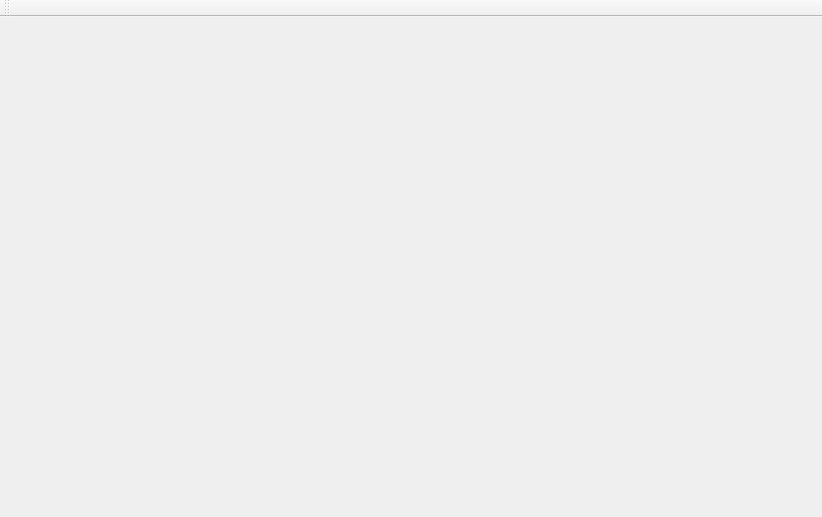
<?xml version="1.0" encoding="UTF-8"?>
<ui version="4.0">
 <class>RegionView</class>
 <widget class="QMainWindow" name="RegionView">
  <property name="geometry">
   <rect>
    <x>0</x>
    <y>0</y>
    <width>822</width>
    <height>517</height>
   </rect>
  </property>
  <property name="windowTitle">
   <string>RegionView</string>
  </property>
  <widget class="QWidget" name="centralWidget"/>
  <widget class="QToolBar" name="mainToolBar">
   <attribute name="toolBarArea">
    <enum>TopToolBarArea</enum>
   </attribute>
   <attribute name="toolBarBreak">
    <bool>false</bool>
   </attribute>
  </widget>
 </widget>
 <layoutdefault spacing="6" margin="11"/>
 <resources/>
 <connections/>
</ui>
